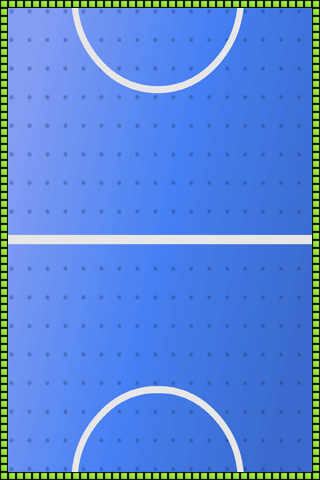

This is a level from a 2D game, rendered from its Tiled map with the project's own tilesets. A one-line summary and the map file follow, with tile-layer data summarised:
An orthogonal 40x60 tile map with 8x8 px tiles, 2 tile layers (Back, Front), 2 tilesets.

<map version="1.0" orientation="orthogonal" renderorder="right-down" width="40" height="60" tilewidth="8" tileheight="8">
 <tileset firstgid="1" name="Borders" tilewidth="8" tileheight="8">
  <image source="cbox-borders_x8.png" trans="ff00ff" width="56" height="8" />
 </tileset>
 <tileset firstgid="8" name="BG" tilewidth="160" tileheight="160">
  <image source="bg.png" trans="ff00ff" width="320" height="480" />
 </tileset>
 <layer name="Back" width="40" height="60">
  <data>[2400 cells, 6 non-empty, 6 distinct tile ids]</data>
 </layer>
 <layer name="Front" width="40" height="60">
  <data>[2400 cells, 196 non-empty, 1 distinct tile ids]</data>
 </layer>
</map>
